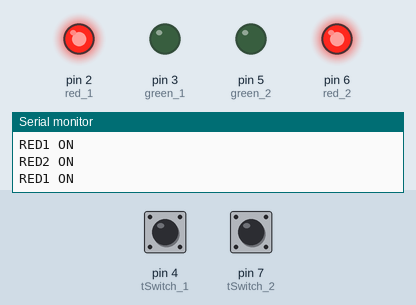
A sketch run on a simulated Arduino Uno, built with avr-gcc and run on an emulated ATmega328P. On the bench: output pins drawn as LEDs (lit = HIGH), the last lines printed to the serial monitor. Inputs (shaded band) come from the test bench; at power-on: pin 4 (tSwitch_1) HIGH, pin 7 (tSwitch_2) HIGH.

Above: at 1.2 s.
1.3 s: pin 4 (tSwitch_1) pulled LOW for 0.15 s
At 1.45 s:
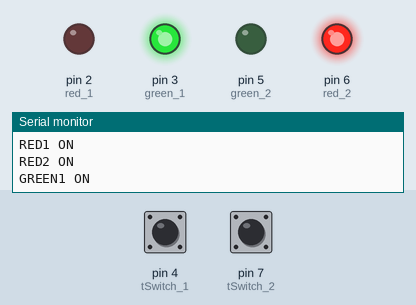
3.0 s: pin 7 (tSwitch_2) pulled LOW for 0.15 s
At 3.16 s:
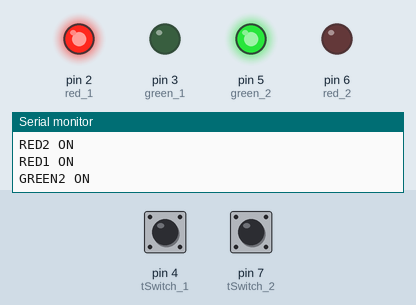
4.7 s: pin 7 (tSwitch_2) pulled LOW for 3.2 s
At 8.7 s:
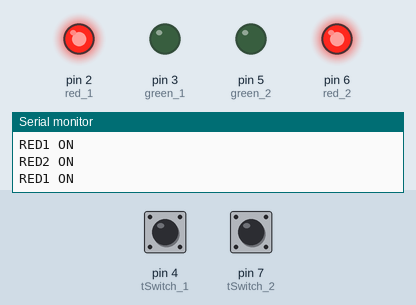
9.4 s: pin 4 (tSwitch_1) pulled LOW for 3.2 s
At 9.8 s:
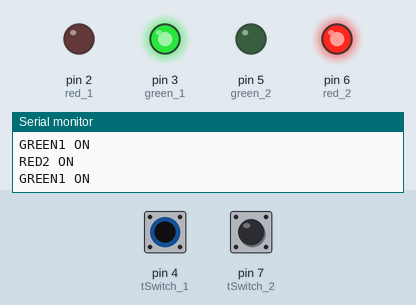
14.1 s: pin 4 (tSwitch_1) driven LOW and pin 7 (tSwitch_2) driven LOW
At 15.0 s:
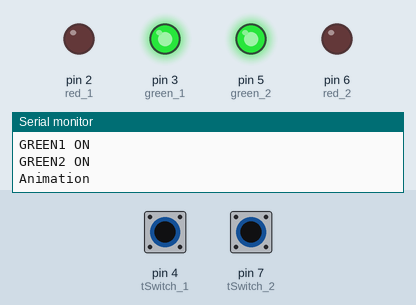
Timing chart, 0 to 18.1 s (numbered marks = the images above; inputs shaded):
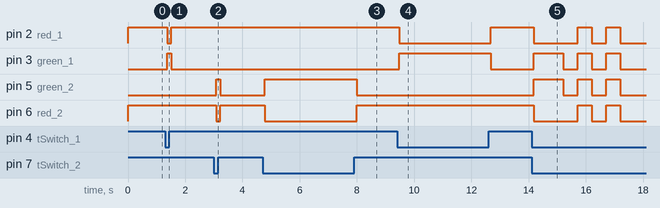

The sketch:

habit_tracker.ino
```cpp
#include <ezButton.h>

ezButton tSwitch_1(4);
ezButton tSwitch_2(7);
int red_1 = 2;
int green_1 = 3;
int red_2 = 6;
int green_2 = 5;
bool ani = false;
int anicount = 0;

void setup() {
  Serial.begin(9600);
  tSwitch_1.setDebounceTime(50);
  tSwitch_2.setDebounceTime(50);
  pinMode(red_1, OUTPUT);
  pinMode(green_1, OUTPUT);
  pinMode(red_2, OUTPUT);
  pinMode(green_2, OUTPUT);
}

void loop() {
  tSwitch_1.loop();
  tSwitch_2.loop();
  int state1 = tSwitch_1.getState();
  int state2 = tSwitch_2.getState();

  if(state1 == HIGH && ani == false){
    digitalWrite(green_1, LOW);
    digitalWrite(red_1, HIGH);
    Serial.println("RED1 ON");
  }else if(state1 == LOW && ani == false){
    digitalWrite(green_1, HIGH);
    digitalWrite(red_1, LOW);
    Serial.println("GREEN1 ON");
  }
  if(state2 == HIGH && ani == false){
    digitalWrite(green_2, LOW);
    digitalWrite(red_2, HIGH);
    Serial.println("RED2 ON");
  }else if(state2 == LOW && ani == false){
    digitalWrite(green_2, HIGH);
    digitalWrite(red_2, LOW);
    Serial.println("GREEN2 ON");
  }

  if(((state1 == LOW && state2 == LOW) || ani == true) && anicount < 5) {
    animation();
    ani = true;
    anicount++;
  }
  if(state1 == HIGH && state2 == HIGH) {
    ani = false;
    anicount = 0;
  }
}

void animation() {
  Serial.println("Animation");
  delay(1000);
  digitalWrite(green_1, LOW);
  digitalWrite(red_1, LOW);
  digitalWrite(green_2, LOW);
  digitalWrite(red_2, LOW);
  delay(500);
  digitalWrite(green_1, HIGH);
  digitalWrite(red_1, HIGH);
  digitalWrite(green_2, HIGH);
  digitalWrite(red_2, HIGH);
  delay(500);
  digitalWrite(green_1, LOW);
  digitalWrite(red_1, LOW);
  digitalWrite(green_2, LOW);
  digitalWrite(red_2, LOW);
  delay(500);
  digitalWrite(green_1, HIGH);
  digitalWrite(red_1, HIGH);
  digitalWrite(green_2, HIGH);
  digitalWrite(red_2, HIGH);
  delay(500);
  digitalWrite(green_1, LOW);
  digitalWrite(red_1, LOW);
  digitalWrite(green_2, LOW);
  digitalWrite(red_2, LOW);
  delay(500);
}
//
//int switch_pin = 4;
//int led_pin = 2;
//
//void setup() {
//  pinMode(switch_pin, INPUT);
//  pinMode(led_pin, OUTPUT);
//}
//
//void loop() {
//  if(digitalRead(switch_pin) == HIGH){
//    digitalWrite(led_pin, LOW);
//  }
//  if(digitalRead(switch_pin) == LOW){
//    digitalWrite(led_pin, HIGH);
//  }
//
//}
```

Measured:
- after the input at 1.3 s, pin 2 (red_1): HIGH → LOW after 0.07 s, → HIGH 0.15 s later; pin 3 (green_1): LOW → HIGH after 0.07 s, → LOW 0.15 s later
- after the input at 3.0 s, pin 5 (green_2): LOW → HIGH after 0.08 s, → LOW 0.15 s later; pin 6 (red_2): HIGH → LOW after 0.08 s, → HIGH 0.15 s later
- after the input at 4.7 s, pin 5 (green_2): LOW → HIGH after 0.08 s, → LOW 3.2 s later; pin 6 (red_2): HIGH → LOW after 0.08 s, → HIGH 3.2 s later
- after the input at 9.4 s, pin 2 (red_1): HIGH → LOW after 0.07 s, → HIGH 3.2 s later; pin 3 (green_1): LOW → HIGH after 0.07 s, → LOW 3.2 s later
- after the input at 14.1 s, pin 2 (red_1): goes LOW 1.5 s, HIGH 0.50 s, LOW 0.50 s, HIGH 0.50 s, then LOW, starting after 0.07 s; pin 3 (green_1): LOW → HIGH after 0.07 s, then repeats every 1.0 s: LOW 0.50 s, HIGH 0.50 s
